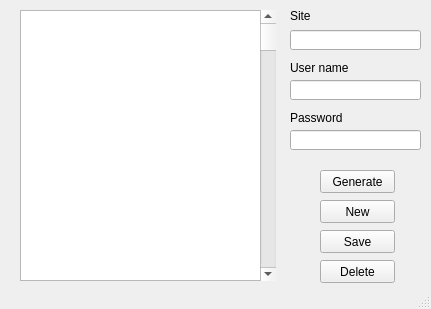
<?xml version="1.0" encoding="UTF-8"?>
<ui version="4.0">
 <class>MainWindow</class>
 <widget class="QMainWindow" name="MainWindow">
  <property name="geometry">
   <rect>
    <x>0</x>
    <y>0</y>
    <width>431</width>
    <height>309</height>
   </rect>
  </property>
  <property name="windowTitle">
   <string>Password Control</string>
  </property>
  <widget class="QWidget" name="centralwidget">
   <widget class="QListView" name="listView">
    <property name="geometry">
     <rect>
      <x>20</x>
      <y>10</y>
      <width>256</width>
      <height>271</height>
     </rect>
    </property>
   </widget>
   <widget class="QScrollBar" name="verticalScrollBar">
    <property name="geometry">
     <rect>
      <x>260</x>
      <y>10</y>
      <width>16</width>
      <height>271</height>
     </rect>
    </property>
    <property name="orientation">
     <enum>Qt::Vertical</enum>
    </property>
   </widget>
   <widget class="QPushButton" name="new_btn">
    <property name="geometry">
     <rect>
      <x>320</x>
      <y>200</y>
      <width>75</width>
      <height>23</height>
     </rect>
    </property>
    <property name="text">
     <string>New</string>
    </property>
   </widget>
   <widget class="QPushButton" name="del_btn">
    <property name="geometry">
     <rect>
      <x>320</x>
      <y>260</y>
      <width>75</width>
      <height>23</height>
     </rect>
    </property>
    <property name="text">
     <string>Delete</string>
    </property>
   </widget>
   <widget class="QPushButton" name="save_btn">
    <property name="geometry">
     <rect>
      <x>320</x>
      <y>230</y>
      <width>75</width>
      <height>23</height>
     </rect>
    </property>
    <property name="text">
     <string>Save</string>
    </property>
   </widget>
   <widget class="QLabel" name="site">
    <property name="geometry">
     <rect>
      <x>290</x>
      <y>10</y>
      <width>47</width>
      <height>12</height>
     </rect>
    </property>
    <property name="font">
     <font>
      <weight>50</weight>
      <bold>false</bold>
     </font>
    </property>
    <property name="text">
     <string>Site</string>
    </property>
   </widget>
   <widget class="QLabel" name="user_name">
    <property name="geometry">
     <rect>
      <x>290</x>
      <y>60</y>
      <width>61</width>
      <height>16</height>
     </rect>
    </property>
    <property name="text">
     <string>User name</string>
    </property>
   </widget>
   <widget class="QLineEdit" name="site_input">
    <property name="geometry">
     <rect>
      <x>290</x>
      <y>30</y>
      <width>131</width>
      <height>20</height>
     </rect>
    </property>
    <property name="text">
     <string/>
    </property>
   </widget>
   <widget class="QLineEdit" name="user_name_input">
    <property name="geometry">
     <rect>
      <x>290</x>
      <y>80</y>
      <width>131</width>
      <height>20</height>
     </rect>
    </property>
   </widget>
   <widget class="QLineEdit" name="pw_input">
    <property name="geometry">
     <rect>
      <x>290</x>
      <y>130</y>
      <width>131</width>
      <height>20</height>
     </rect>
    </property>
   </widget>
   <widget class="QLabel" name="password">
    <property name="geometry">
     <rect>
      <x>290</x>
      <y>110</y>
      <width>61</width>
      <height>16</height>
     </rect>
    </property>
    <property name="text">
     <string>Password</string>
    </property>
   </widget>
   <widget class="QPushButton" name="generate">
    <property name="geometry">
     <rect>
      <x>320</x>
      <y>170</y>
      <width>75</width>
      <height>23</height>
     </rect>
    </property>
    <property name="text">
     <string>Generate</string>
    </property>
   </widget>
  </widget>
  <widget class="QStatusBar" name="statusbar">
   <property name="font">
    <font>
     <family>Times New Roman</family>
     <pointsize>12</pointsize>
    </font>
   </property>
   <property name="focusPolicy">
    <enum>Qt::NoFocus</enum>
   </property>
   <property name="styleSheet">
    <string notr="true">color: rgb(255, 0, 0);</string>
   </property>
  </widget>
 </widget>
 <resources/>
 <connections/>
</ui>
